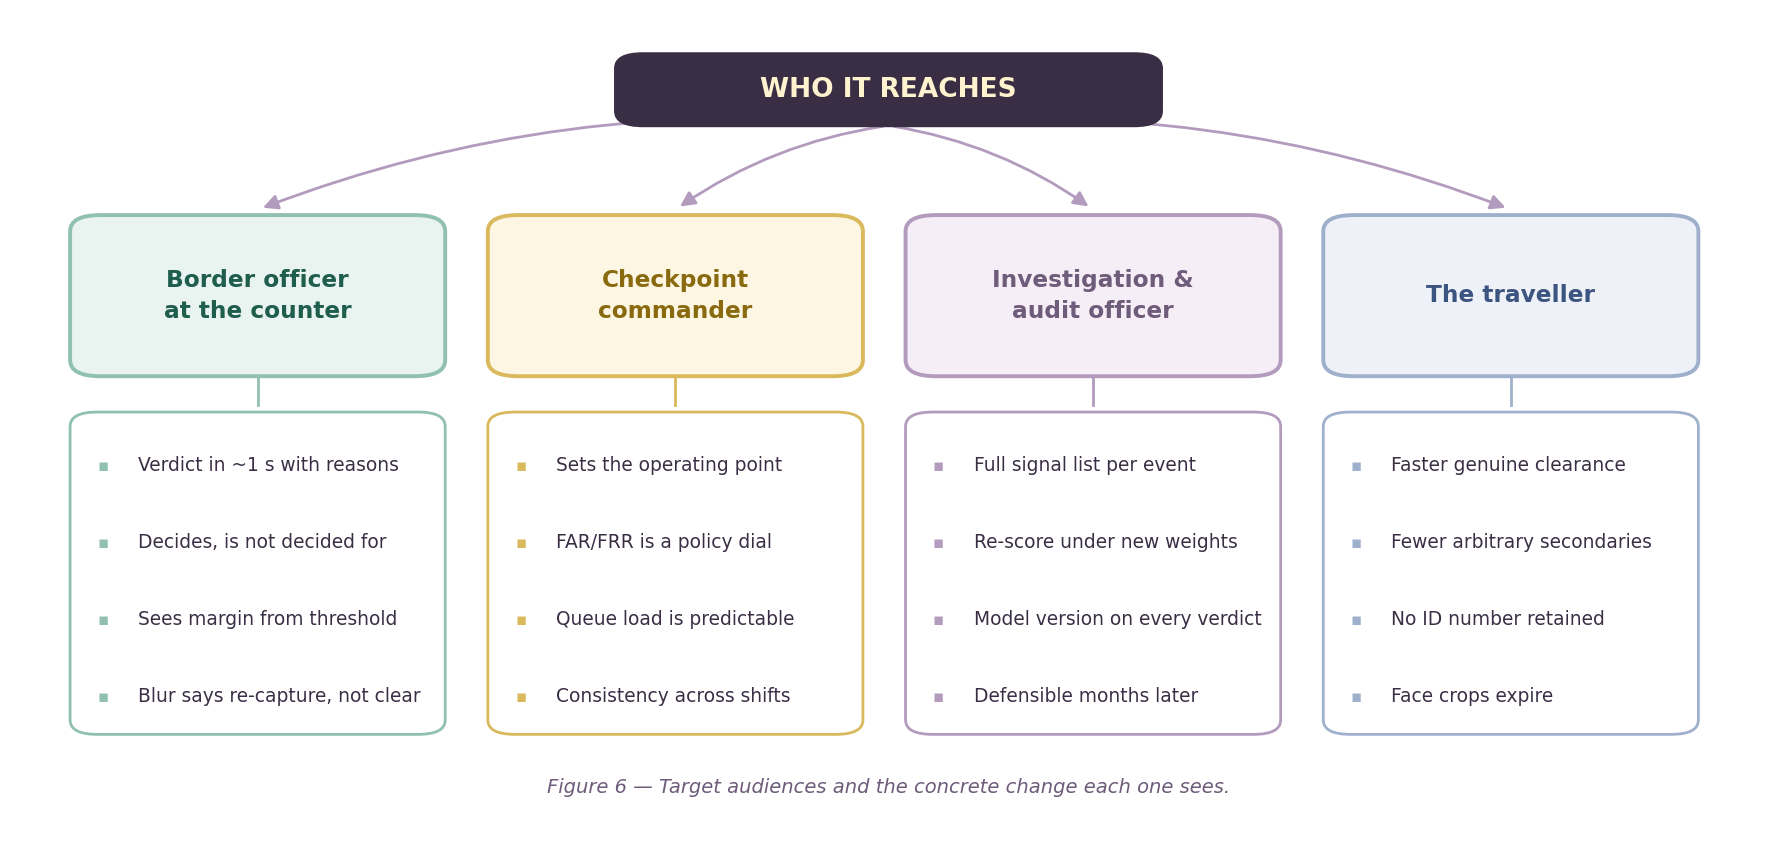

Python code for this plot:
import sys, os; sys.path.insert(0, os.path.dirname(os.path.abspath(__file__)))
from _style import *

fig, ax = canvas(11, 5.0, ylo=14)

box(ax, 34, 90, 32, 8, "WHO IT REACHES", fill=INTAGLIO, fg=PAPER, size=9.5, weight="bold")

groups = [
    ("Border officer\nat the counter", "#e9f3ef", "#8fc0b0", CLEAR,
     ["Verdict in ~1 s with reasons",
      "Decides, is not decided for",
      "Sees margin from threshold",
      "Blur says re-capture, not clear"]),
    ("Checkpoint\ncommander", "#fdf6e3", "#d9b95c", SECONDARY,
     ["Sets the operating point",
      "FAR/FRR is a policy dial",
      "Queue load is predictable",
      "Consistency across shifts"]),
    ("Investigation &\naudit officer", "#f6eef7", "#b39bbe", IRIS_INK,
     ["Full signal list per event",
      "Re-score under new weights",
      "Model version on every verdict",
      "Defensible months later"]),
    ("The traveller", "#eef2f8", "#9fb0cc", "#3c5580",
     ["Faster genuine clearance",
      "Fewer arbitrary secondaries",
      "No ID number retained",
      "Face crops expire"]),
]
for i, (name, fill, edge, fg, bullets) in enumerate(groups):
    x = 2 + i * 24.5
    box(ax, x, 62, 22, 18, name, fill=fill, edge=edge, fg=fg, lw=1.4, size=8.4,
        weight="bold", radius=1.8)
    arrow(ax, 50, 90, x + 11, 80.6, color=IRIS, lw=1.0,
          rad=0.12 if x + 11 < 50 else -0.12)
    box(ax, x, 22, 22, 36, "", fill=WHITE, edge=edge, lw=1.0, radius=1.6)
    ax.plot([x + 11, x + 11], [62, 58.8], color=edge, lw=1.0)
    for j, b in enumerate(bullets):
        ax.text(x + 1.6, 52 - j * 8.6, "▪", fontsize=6, color=edge, va="center")
        ax.text(x + 4.0, 52 - j * 8.6, b, fontsize=6.7, color=INTAGLIO,
                va="center", linespacing=1.4)

caption(ax, "Figure 6 — Target audiences and the concrete change each one sees.", y=15)
save(fig, "fig6_impact.png")
